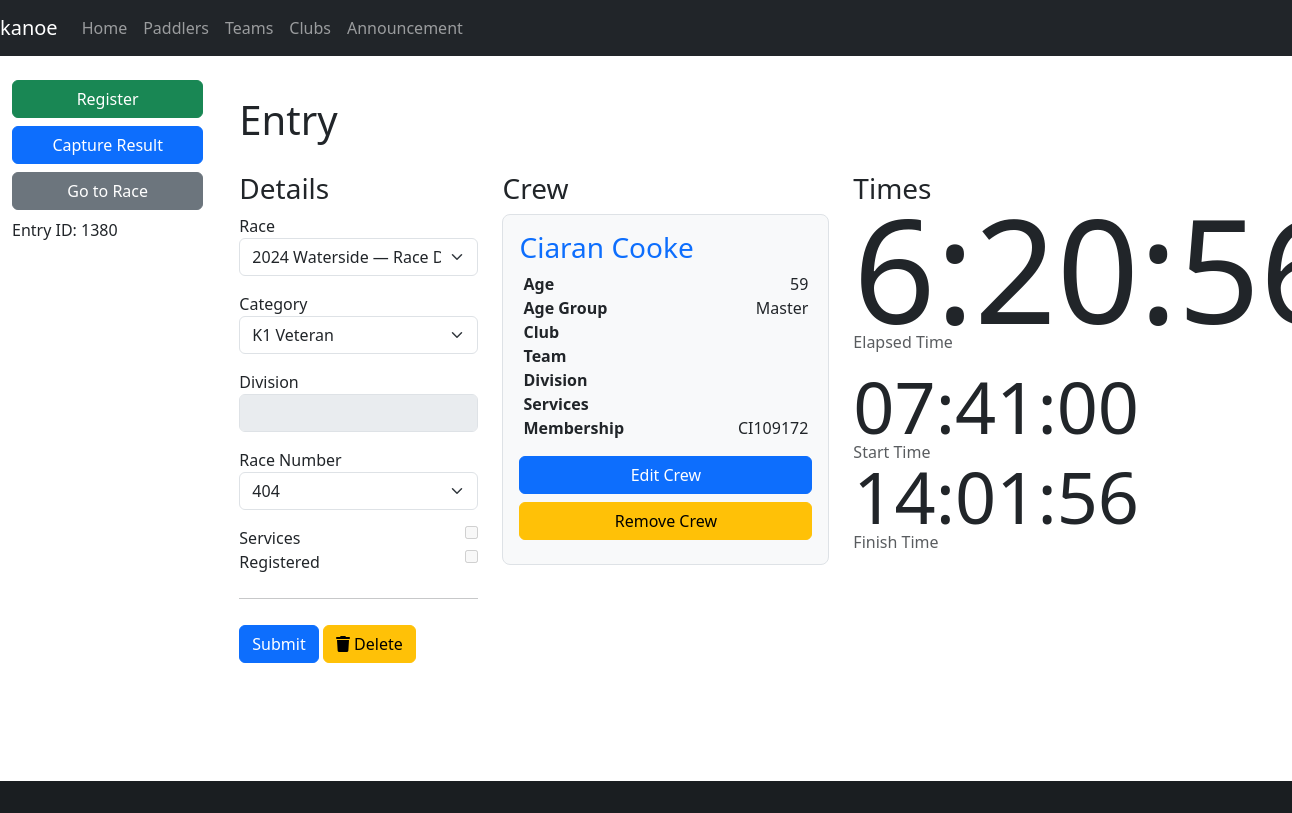
Before: /entry/1380 (signed in) with the older database file.
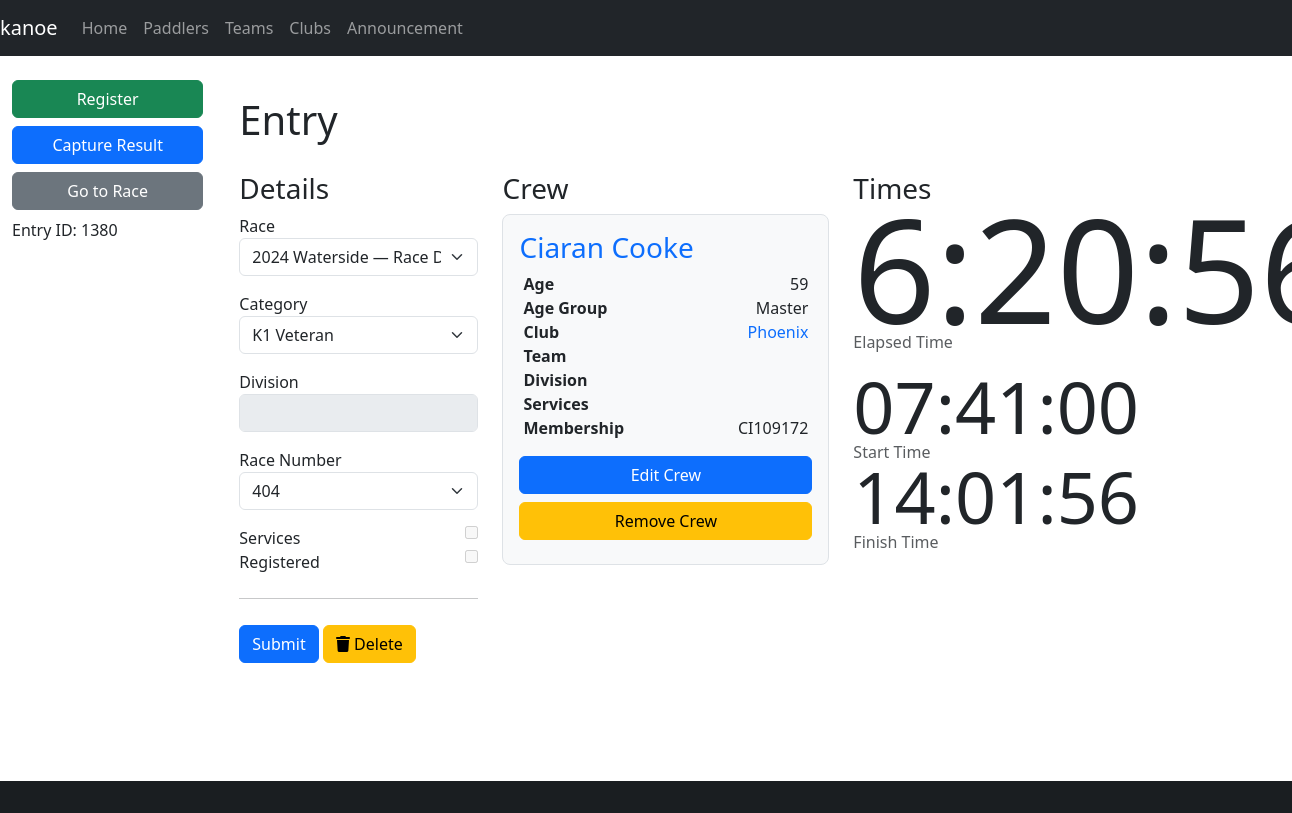
After: the same page with the newer database file.
### database/database/entry.py (models this page shows, shortened)
class Entry(Base):
    __tablename__ = "entry"
    id = Column(Integer, primary_key=True)
    race_id = Column(Integer, ForeignKey(Race.id), index=True)
    category_id = Column(Integer, ForeignKey(Category.id), index=True)
    boat_type = Column(boat_type, index=True)
    entry_number = Column(Integer)
    series_id = Column(Integer, ForeignKey(Series.id), index=True)
    time_start = Column(String)
    time_finish = Column(String)
    time_adjustment = Column(Integer)
    registered = Column(Boolean, default=False, nullable=False)
    retired = Column(Boolean, default=False, nullable=False)
    scratched = Column(Boolean, default=False, nullable=False)
    disqualified = Column(Boolean, default=False, nullable=False)
    note = Column(Text)
    category = relationship(Category, backref="entries", lazy="joined")
    race = relationship(Race, backref="entries", lazy="joined")
    race_number = relationship("Number", secondary="number_entry", uselist=False)
    crews = relationship("Crew", lazy="joined", order_by="Crew.paddler_id")
    @property
    def division(self):
        if self.crews:
            divisions = [crew.paddler.division for crew in self.crews]
            divisions = [division for division in divisions if division is not None]
            if divisions:
                return min(divisions)
        return None
    @property
    def time(self):
        if self.time_start and self.time_finish:
            time_start = datetime.datetime.strptime(self.time_start, "%H:%M:%S")
            time_finish = datetime.datetime.strptime(self.time_finish, "%H:%M:%S")
            return (
                time_finish
                - time_start
                + datetime.timedelta(seconds=(self.time_adjustment or 0))
            )
        else:
            return None
    @property
    def crew_complete(self):
        return len(self.crews) >= self.category.crew_count
    @property
    def services(self):
        services = [crew.services for crew in self.crews]
        return len(services) > 0 and all(services)

### database/database/crew.py (models this page shows, shortened)
class Crew(Base):
    __tablename__ = "crew"
    id = Column(Integer, primary_key=True)
    paddler_id = Column(Integer, ForeignKey(Paddler.id), index=True)
    club_id = Column(String(3), ForeignKey(Club.id), index=True)
    entry_id = Column(Integer, ForeignKey(Entry.id), index=True)
    services = Column(Boolean, server_default=expression.false())
    due = Column(Numeric)
    paid = Column(Numeric)
    paddler = relationship(Paddler, backref="crews", lazy="joined")
    club = relationship("Club", backref="crews", lazy="joined")
    entry = relationship(Entry, lazy="joined", overlaps="crews")
    @property
    def team(self):
        for team in self.paddler.teams:
            if self.entry.race.series_id == team.series_id:
                return team
        else:
            return None

### database/database/paddler.py (models this page shows, shortened)
class Paddler(Base):
    __tablename__ = "paddler"
    id = Column(Integer, primary_key=True)
    membership_number = Column(Integer)
    membership_expiry = Column(Date)
    membership_body_id = Column(Integer, ForeignKey(MembershipBody.id))
    division = Column(Integer)
    title = Column(String)
    first = Column(String)
    middle = Column(String)
    last = Column(String)
    gender = Column(String(1))
    suffix = Column(String)
    dob = Column(Date)
    address = Column(String)
    email = Column(String)
    phone = Column(String)
    emergency_name = Column(String)
    emergency_phone = Column(String)
    age_group_id = Column(Integer, ForeignKey(AgeGroup.id), index=True)
    age_group = relationship(AgeGroup, backref="paddlers", lazy="joined")
    membership_body = relationship(MembershipBody, backref="paddlers", lazy="joined")
    teams = relationship("Team", secondary="team_paddler", back_populates="paddlers")
    @hybrid_property
    def name(self):
        return combine_names(self.first, self.middle, self.last)
    @property
    def membership(self):
        membership = self.membership_number
        if membership and self.membership_body:
            membership = self.membership_body.acronym + str(membership)
        return membership
    @property
    def membership_expired(self):
        if self.membership_expiry:
            return self.membership_expiry < date.today()
        else:
            return True
    @property
    def age(self):
        newyear = date(date.today().year, 1, 1)
        age = newyear.year - self.dob.year
        if (self.dob.month, self.dob.day) > (newyear.month, newyear.day):
            age -= 1
        return age
    @property
    def age_group_calculated(self):
        age = self.age
        if not age:
            return None
        elif age < 19:
            return "Junior"
        elif age >= 50:
            return "Master"
        elif age >= 35:
            return "Veteran"
        else:
            return "Senior"

class MembershipBody(Base):
    __tablename__ = "membership_body"
    id = Column(Integer, primary_key=True)
    name = Column(String)
    acronym = Column(String)

### database/database/age_group.py (models this page shows, shortened)
class AgeGroup(Base):
    __tablename__ = "age_group"
    id = Column(Integer, primary_key=True)
    label = Column(String)
    def __str__(self):
        return self.label

### database/database/club.py (models this page shows, shortened)
class Club(Base):
    __tablename__ = "club"
    id = Column(Integer, primary_key=True)
    name = Column(String)
    code_regex = Column(String())
    services = Column(Boolean, server_default=expression.false())
    def __str__(self):
        return f"{self.name}"

### paddle/views/entry.py (the view, shortened to what this page needs)
@blueprint.route("/entry/<entry_id>", methods=("GET", "POST"))
@blueprint.route("/entry/", defaults={"entry_id": None}, methods=("GET", "POST"))
@login_required
def entry(entry_id):
    entry = session.get(db.Entry, entry_id)
    race_id = request.args.get("race_id")
    races = session.query(db.Race)
    if race_id:
        races = races.filter(db.Race.id == race_id)
    races = races.all()
    if entry:
        race_id = entry.race_id
    ranges = (
        session.query(
            db.RaceNumber.category_id,
            db.RaceNumber.min_number_id,
            db.RaceNumber.max_number_id,
        )
        .filter(db.RaceNumber.race_id == race_id)
        .subquery()
    )
    categories = (
        session.query(db.Category, ranges.c.min_number_id, ranges.c.max_number_id)
        .outerjoin(ranges, ranges.c.category_id == db.Category.id)
        .all()
    )
    for category, min_number, max_number in categories:
        category.min_number = min_number if min_number else None
        category.max_number = max_number if max_number else None
    categories = [category for category, _, _ in categories]
    if entry:
        taken = (
            session.query(db.NumberEntry.number_id)
            .join(db.Entry, db.NumberEntry.entry_id == db.Entry.id)
            .filter(db.Entry.race_id == entry.race_id)
            .subquery()
        )
        numbers = (
            session.query(db.Number.id)
            .join(taken, db.Number.id == taken.c.number_id, isouter=True)
            .filter(
                (db.Number.lost == False) | (db.Number.lost == None)  # noqa: E711, E712
            )
            .order_by(db.Number.id)
        )
        if entry.race_number:
            numbers = numbers.filter(
                (taken.c.number_id == entry.race_number.id)
                | (taken.c.number_id == None)  # noqa: E711
            )
        else:
            numbers = numbers.filter((taken.c.number_id == None))  # noqa: E711
        numbers = [r.id for r in numbers]
    else:
        numbers = []
    return render_template(
        "entry.j2",
        entry=entry,
        categories=categories,
        races=races,
        numbers=numbers,
    )

### paddle/templates/entry.j2 (shortened to what this page needs)
{% extends "base-fluid.j2" %}
{% from "macros.j2" import find_value, button_delete %}
{% block content %}
<h1>Entry</h1>
<div class="row">
  <div class="col-md-3">
    <h3>Details</h3>
    <form method="post">
      <div>
        <div class="mb-3">
          <label for="race">Race</label>
          <select class="form-select" class="form-control" id="race_id" name="race_id">
            {% for race in races %}
            <option value="{{ race.id }}" {% if entry.race==race %} selected{% endif %}>{{ race }}</option>
            {% endfor %}
          </select>
        </div>
        <div class="mb-3">
          <label for="race">Category</label>
          <select class="form-select" class="form-control" id="category_id" name="category_id">
            {% for category in categories %}
            <option value="{{ category.id }}" {% if (entry.category==category) %} selected{% endif %}>{{ category }}
            </option>
            {% endfor %}
          </select>
        </div>
        <div class="mb-3">
          <label for="division">Division</label>
          <input type="number" class="form-control" disabled
            value="{{ find_value(request.form['division'], entry.division) }}">
        </div>
        <div class="mb-3">
          <label>Race Number</label>
          <select class="form-select" class="form-control" id="race_number" name="race_number" >
            {% for number in numbers %}
            <option {% if number==entry.race_number.id %} selected{% endif %}>{{ number }}</option>
            {% endfor %}
          </select>
        </div>
        <div>
          <label for="services">Services</label>
          <input type="checkbox" disabled{% if entry.services %} checked{% endif %} style="float: right;">
        </div>
        <div>
          <label for="registered">Registered</label>
          <input type="checkbox" disabled{% if entry.registered %} checked{% endif %} style="float: right;">
        </div>
      </div>
      <hr class="my-4">
      <button type="submit" class="btn btn-primary">Submit</button>
      {{ button_delete() }}
    </form>
  </div>
  <div class="col-md-4">
    <h3>Crew</h3>
    {% for crew in entry.crews %}
    <div class="crew h-30 p-3 mb-2 bg-light border rounded-3">
      <div>
        <h3><a href="{{ url_for('kanoe.paddler', paddler_id=crew.paddler.id) }}">{{ crew.paddler.name }}</a></h3>
        <table class="table table-sm table-borderless">
          <tr>
            <th>Age</th>
            <td style="text-align: right;">{{ crew.paddler.age }}</td>
          </tr>
          <tr>
            <th>Age Group</th>
            <td style="text-align: right;" class="{% if not crew.paddler.age_group or crew.paddler.age_group|string != crew.paddler.age_group_calculated %}bg-danger{% endif %}">
            {% if crew.paddler.age_group %}{{ crew.paddler.age_group }}{% endif %}
            </td>
          </tr>
          <tr>
            <th>Club</th>
            <td style="text-align: right;">
              <a href="{{ url_for('kanoe.club', club_id=crew.club.id) }}">{% if crew.club %}{{ crew.club }}{% endif
                %}</a>
            </td>
          </tr>
          <tr>
            <th>Team</th>
            <td style="text-align: right;">
            </td>
          </tr>
          <tr>
            <th>Division</th>
            <td style="text-align: right;">{{ crew.paddler.division or "" }}</td>
          </tr>
          <tr>
            <th>Services</th>
            <td style="text-align: right;" class="services">
            </td>
          </tr>
          <tr>
            <th>Membership</th>
            <td style="text-align: right;" class="{% if crew.paddler.membership_expired %}bg-danger{% endif %}">
              <span>{% if crew.paddler.membership %}{{ crew.paddler.membership }}{% endif %}</span>
            </td>
          </tr>
        </table>
      </div>
      <div>
        <ul class="nav flex-column">
          <li class="nav-item d-grid mb-2">
            <a href="{{ url_for('kanoe.crew', crew_id=crew.id) }}" class="btn btn-primary">Edit Crew</a>
          </li>
          <li class="nav-item d-grid mb-2">
            <a href="{{ url_for('kanoe.crew_delete', crew_id=crew.id) }}" class="btn btn-warning">Remove Crew</a>
          </li>
        </ul>
      </div>
    </div>
    {% endfor %}
  </div>
  <div class="col-md-4">
    <h3>Times</h3>
    <div class="times">
      {% if entry.time %}
      <div class="time-elapsed">
        {{ entry.time }}
      </div>
      <div class="text-muted">Elapsed Time</div>
      {% endif %}
      <div class="mt-4">
        {% if entry.time_start %}
        <div class="time-start-finish">
          {{ entry.time_start }}
        </div>
        <div class="text-muted">Start Time</div>
        {% endif %}
        {% if entry.time_finish %}
        <div class="time-start-finish mt-1">
          {{ entry.time_finish }}
        </div>
        <div class="text-muted">Finish Time</div>
        {% endif %}
      </div>
    </div>
  </div>
</div>
{% endblock %}
{% block sidebar %}
{% include 'sidebar-entry.j2' %}
{% endblock %}

### paddle/templates/base-fluid.j2 (shortened to what this page needs)
{% import 'common/colour.j2' as colour %}
<!doctype html>
<html lang="en">
<head>
    {% block head %}
    {% include 'common/load-css.j2' %}
    {% endblock %}
</head>
<body>
    <header>
        {% include 'common/navbar.j2' %}
    </header>
    <div class="container-fluid">
        <div class="row">
            <nav class="col-md-2 d-none d-md-block sidebar">
                <div class="sidebar-sticky">
                    {% block sidebar %}
                    {% endblock %}
                </div>
            </nav>
            <main role="main" class="col-md-9 ml-sm-auto col-lg-10 pt-3 px-4">
                {% block content %}
                {% endblock %}
            </main>
        </div>
    </div>
    <footer>
        {% include 'common/footer.j2' %}
    </footer>
</body>
</html>

### paddle/templates/macros.j2 (shortened to what this page needs)
{% macro button_delete() -%}
<button type="submit" class="btn btn-warning" name="action" value="delete"><i class="fa fa-trash"></i> Delete</button>
{%- endmacro -%}

### paddle/templates/common/load-css.j2
<link rel="stylesheet" type="text/css" href="/css/bootstrap-5.3.0.min.css">
<link rel="stylesheet" type="text/css" href="/css/styles.css">
{% include 'common/load-css-font-awesome.j2' %}

### paddle/templates/common/load-css-font-awesome.j2
<link rel="stylesheet" type="text/css" href="/css/font-awesome-all-6.2.0.min.css">

### paddle/templates/common/navbar.j2 (shortened to what this page needs)
<nav class="navbar navbar-expand-md navbar-dark fixed-top bg-dark">
    <a class="navbar-brand" href="{{ url_for('kanoe.races') }}">kanoe</a>
    <div class="collapse navbar-collapse" id="navbarsExampleDefault">
        <ul class="navbar-nav mr-auto">
            <li class="nav-item active">
                <a class="nav-link" href="{{ url_for('kanoe.races') }}">Home</a>
            </li>
            {% if session["user"] or config['LOGIN_DISABLED'] %}
            <li class="nav-item active">
                <a class="nav-link" href="{{ url_for('kanoe.paddlers') }}">Paddlers</a>
            </li>
            <li class="nav-item active">
                <a class="nav-link" href="{{ url_for('kanoe.teams') }}">Teams</a>
            </li>
            <li class="nav-item active">
                <a class="nav-link" href="{{ url_for('kanoe.clubs') }}">Clubs</a>
            </li>
            <li class="nav-item active">
                <a class="nav-link" href="{{ url_for('kanoe.announcement') }}">Announcement</a>
            </li>
            {% endif %}
        </ul>
    </div>
</nav>

### paddle/templates/sidebar-entry.j2
<ul class="nav flex-column">
    {% if not entry.registered %}
    <li class="nav-item d-grid mb-2">
        <a id="register" href="{{ url_for('kanoe.entry_register', entry_id=entry.id) }}" class="btn btn-success">Register</a>
    </li>
    {% endif %}
    {% if entry.race %}
    <li class="nav-item d-grid mb-2">
        <a href="{{ url_for('kanoe.race_results_capture', race_id=entry.race.id, race_number=entry.race_number) }}" class="btn btn-primary">Capture
            Result</a>
    </li>
    <li class="nav-item d-grid mb-2">
        <a href="{{ url_for('kanoe.race', race_id=entry.race.id) }}" class="btn btn-secondary">Go to Race</a>
    </li>
    {% endif %}
</ul>
{% if entry.id %}
<p>Entry ID: {{ entry.id }}</p>
{% endif %}

### paddle/templates/common/footer.j2
<div class="footer fixed-bottom mt-auto bg-dark text-center text-white">
  <div class="text-center p-3" style="background-color: rgba(0, 0, 0, 0.2);">
  </div>
</div>

Changed rows visible on the page:
changed Crew "Ciaran Cooke": club (not shown) → "Phoenix"
